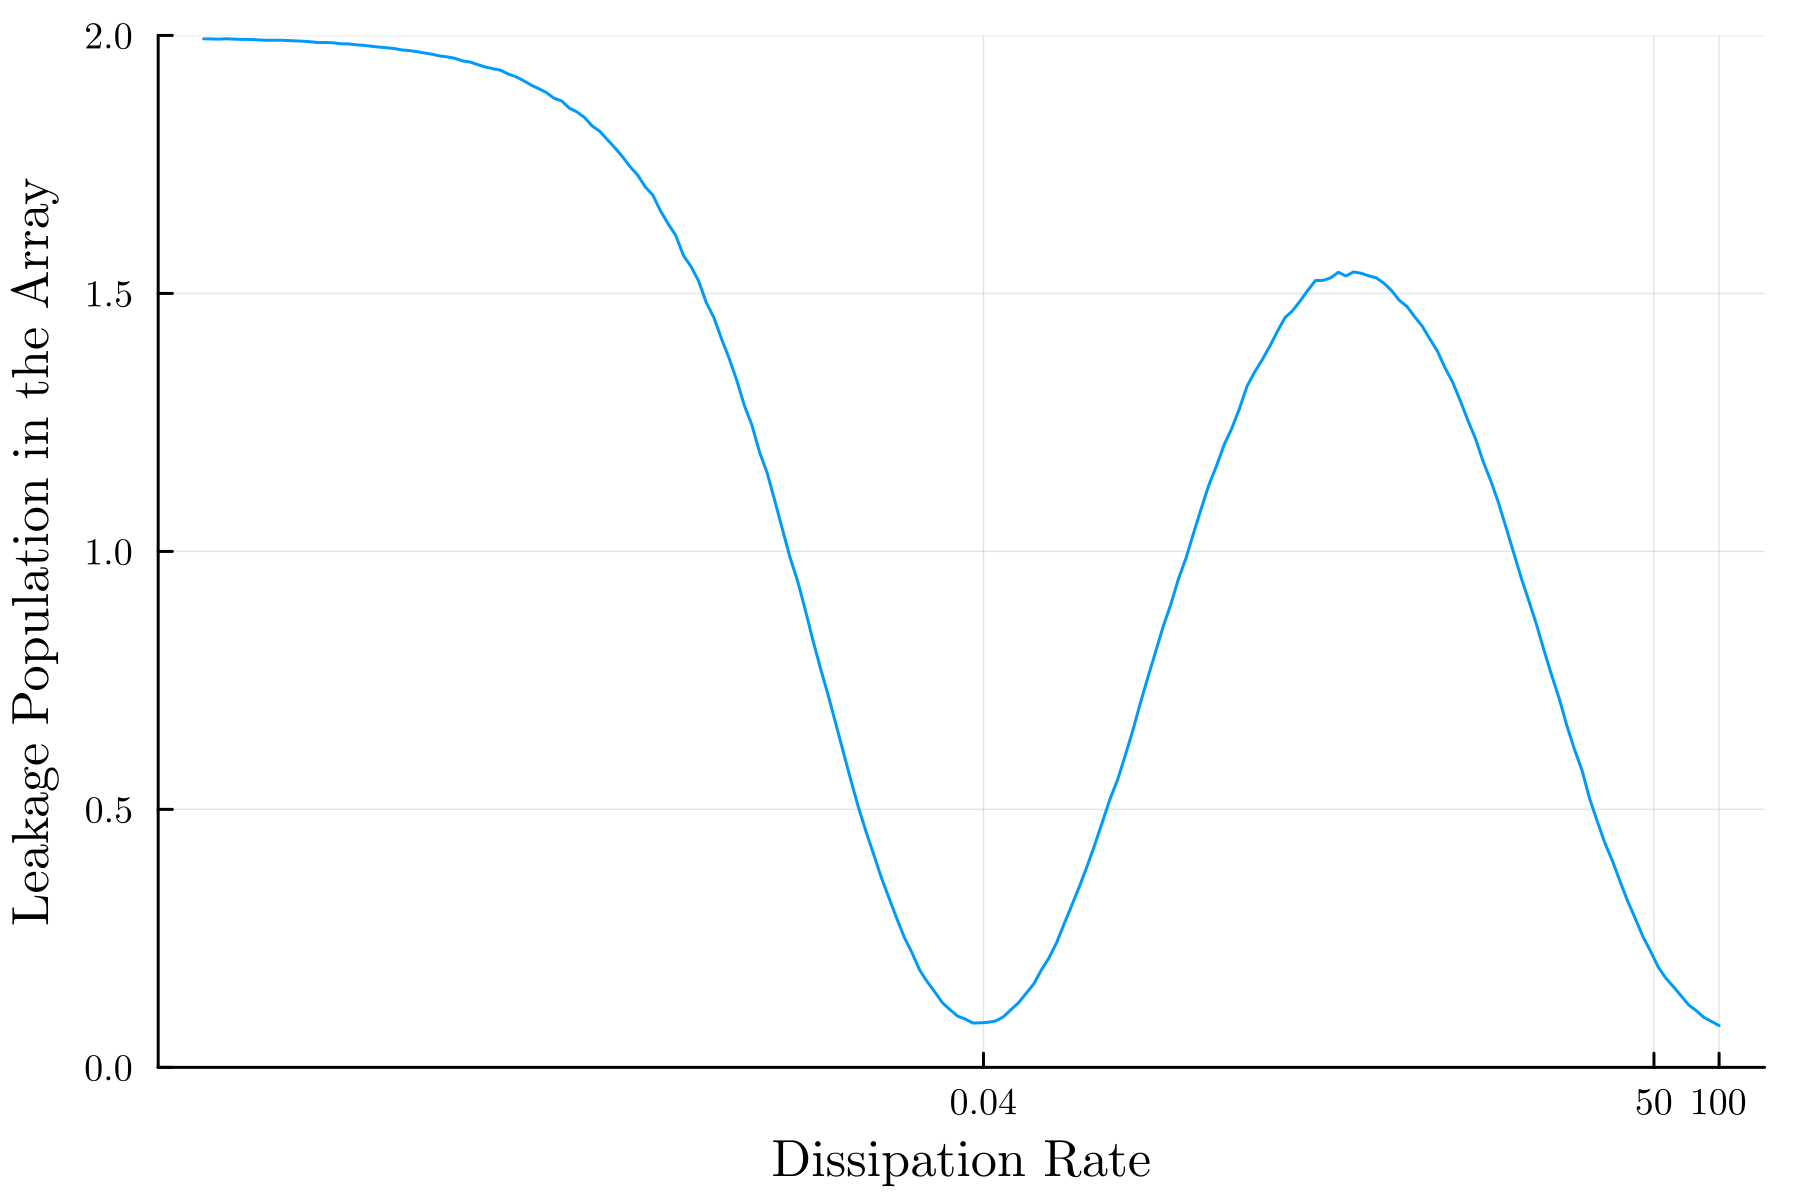

Here is the Julia script that generated this plot:
using JLD2
using Plots
using PlotAndSave

function make_plot()
    path = @__DIR__
    plotinfo = load(joinpath(dirname(path), "data.jld2"), "plotinfo")
    pl = plot(xaxis = :log10,
    xticks = ([0.04, 50, 100], [0.04, "50", "100"]),
    dpi = 300,
    xlabel = "Dissipation Rate",
    ylabel = "Leakage Population in the Array", 
    ylims = (0, 2)
    )
    line = plotinfo.lines["L = 3"]
    plot!(pl, line.x, line.y, label = "")
    savefig(pl, joinpath(path, "paper_plot.png"))
    savefig(pl, joinpath(path, "paper_plot.svg"))
    return pl
end

make_plot()
